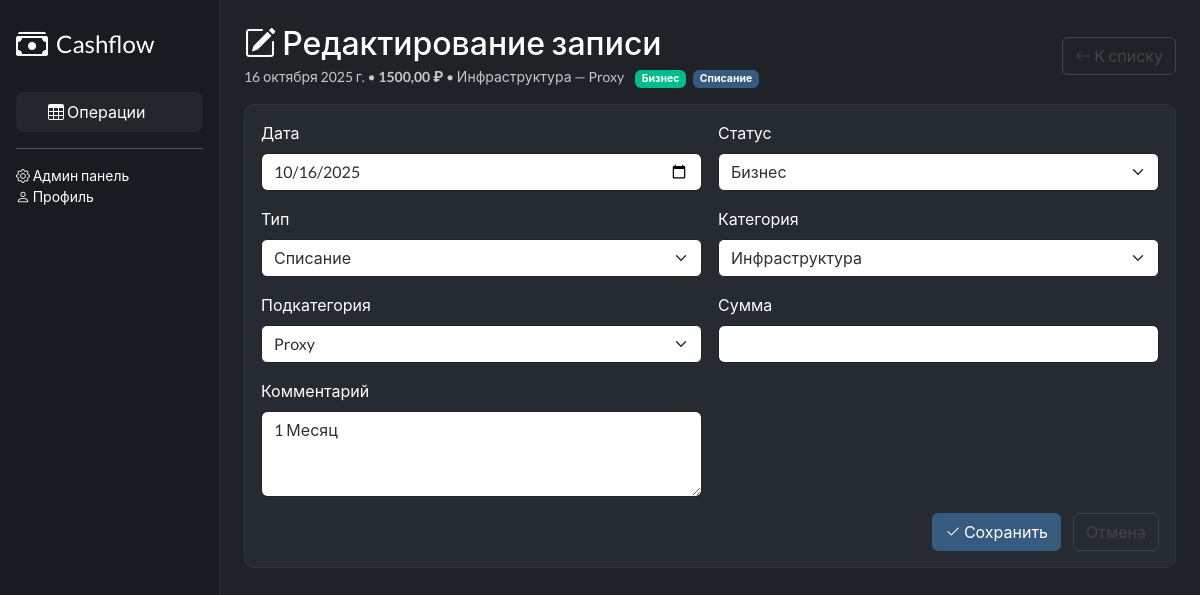
The page /entries/2/edit/ on the database its author committed.
### cashflow/models.py (models this page shows, shortened)
class CashFlowEntry(models.Model):
    created_at = models.DateField(default=timezone.now)
    status = models.ForeignKey(Status, on_delete=models.PROTECT, related_name='entries')
    type = models.ForeignKey(TxType, on_delete=models.PROTECT, related_name='entries')
    category = models.ForeignKey(Category, on_delete=models.PROTECT, related_name='entries')
    subcategory = models.ForeignKey(SubCategory, on_delete=models.PROTECT, related_name='entries')
    amount = models.DecimalField(max_digits=12, decimal_places=2)
    comment = models.TextField(blank=True)
    class Meta:
        ordering = ['-created_at', '-id']
        indexes = [
            models.Index(fields=['created_at']),
            models.Index(fields=['type']),
            models.Index(fields=['category']),
            models.Index(fields=['subcategory']),
        ]

### core/models.py (models this page shows, shortened)
class Category(models.Model):
    name = models.CharField(max_length=120)
    type = models.ForeignKey('TxType', on_delete=models.PROTECT, related_name='categories')
    class Meta:
        unique_together = ('name', 'type')

class SubCategory(models.Model):
    name = models.CharField(max_length=120)
    category = models.ForeignKey('Category', on_delete=models.PROTECT, related_name='subcategories')
    class Meta:
        unique_together = ('name', 'category')

class Status(models.Model):
    name = models.CharField(max_length=100, unique=True)
    slug = models.SlugField(max_length=100, unique=True)

class TxType(models.Model):
    name = models.CharField(max_length=100, unique=True)
    slug = models.SlugField(max_length=100, unique=True)

### config/ui/views.py (the view, shortened to what this page needs)
# urls.py: path('entries/<int:pk>/edit/', entry_edit, name='entry_edit'),
@require_http_methods(['GET', 'POST'])
def entry_edit(request, pk: int):
    entry = get_object_or_404(CashFlowEntry, pk=pk)
    ctx = _base_context()
    ctx['entry'] = entry
    return render(request, 'ui/entry_form.html', ctx)

### config/ui/views.py (called while the page is built)
def _base_context():
    return {
        'types': TxType.objects.order_by('name'),
        'statuses': Status.objects.order_by('name'),
    }

### templates/ui/entry_form.html (shortened to what this page needs)
{% extends "ui/base.html" %}
{% block content %}
<div class="d-flex justify-content-between align-items-center mb-3">
  <div>
    {% if entry %}
      <h3 class="m-0"><i class="bi bi-pencil-square"></i> Редактирование записи</h3>
      <div class="text-muted small mt-1">
        {{ entry.created_at }} • <strong>{{ entry.amount|floatformat:2 }} ₽</strong> •
        {{ entry.category.name }} — {{ entry.subcategory.name }}
        <span class="badge bg-success ms-2">{{ entry.status.name }}</span>
        <span class="badge bg-primary ms-1">{{ entry.type.name }}</span>
      </div>
    {% else %}
      <h3 class="m-0"><i class="bi bi-plus-lg"></i> Новая запись</h3>
    {% endif %}
  </div>
  <a href="{% url 'entries_list' %}" class="btn btn-outline-secondary">
    <i class="bi bi-arrow-left"></i> К списку
  </a>
</div>
<div class="form-wrap">
  <div class="card">
    <div class="card-body">
      <form method="post">
        <div class="form-grid">
          <div>
            <label class="form-label">Дата</label>
            <input type="date" class="form-control" name="created_at"
                   value="{{ entry.created_at|date:'Y-m-d' }}">
          </div>
          <div>
            <label class="form-label">Статус</label>
            <select class="form-select" name="status" required>
              {% for s in statuses %}
                <option value="{{ s.id }}" {% if entry and entry.status_id == s.id %}selected{% endif %}>{{ s.name }}</option>
              {% endfor %}
            </select>
          </div>
          <div>
            <label class="form-label">Тип</label>
            <select id="type-select" class="form-select" name="type" required
                    hx-get="{% url 'hx_categories' %}"
                    hx-target="#category-select"
                    hx-trigger="change"
                    hx-include="#type-select">
              {% for t in types %}
                <option value="{{ t.id }}" {% if entry and entry.type_id == t.id %}selected{% endif %}>{{ t.name }}</option>
              {% endfor %}
            </select>
          </div>
          <div>
            <label class="form-label">Категория</label>
            <select id="category-select" class="form-select" name="category" required
        hx-get="{% url 'hx_subcategories' %}"
        hx-target="#subcategory-select"
        hx-trigger="change"
        hx-include="#category-select">
    {% if entry %}
        {% for c in entry.type.categories.all %}
        <option value="{{ c.id }}" {% if entry.category_id == c.id %}selected{% endif %}>{{ c.name }}</option>
        {% endfor %}
    {% endif %}
    </select>
          </div>
          <div>
            <label class="form-label">Подкатегория</label>
            <select id="subcategory-select" class="form-select" name="subcategory" required>
    {% if entry %}
        {% for s in entry.category.subcategories.all %}
        <option value="{{ s.id }}" {% if entry.subcategory_id == s.id %}selected{% endif %}>{{ s.name }}</option>
        {% endfor %}
    {% endif %}
    </select>
          </div>
          <div>
            <label class="form-label">Сумма</label>
            <input type="number" class="form-control" step="0.01" min="0" name="amount"
                   value="{{ entry.amount }}">
          </div>
          <div class="grid-col-span-2">
            <label class="form-label">Комментарий</label>
            <textarea class="form-control" name="comment" rows="3">{{ entry.comment }}</textarea>
          </div>
        </div>
        <div class="actions mt-3">
          <button type="submit" class="btn btn-primary"><i class="bi bi-check2"></i> Сохранить</button>
          <a href="{% url 'entries_list' %}" class="btn btn-outline-secondary">Отмена</a>
        </div>
      </form>
    </div>
  </div>
</div>
{% endblock %}

### templates/ui/base.html (style rules this page uses)
html, body { width: 100%; overflow-x: hidden; }
body { background: #1f2227; }
.card { background: #262a31; border: 1px solid #2f3540; border-radius: 10px; }
.card { display: flex; flex-direction: column; height: 100%; }
.card-body { flex: 1 1 auto; }

### templates/ui/entry_form.html (style rules this page uses)
.form-wrap { max-width: 980px; }
.form-grid { display: grid; gap: 16px; grid-template-columns: 1fr 1fr; }
.card { background: #262a31; border: 1px solid #2f3540; border-radius: 10px; }
.card-body { padding: 16px; }
.actions { display: flex; gap: 12px; justify-content: flex-end; }

### rows shown on the page
CashFlowEntry: created_at "16 октября 2025 г.", amount "1500,00", category.name "Инфраструктура", subcategory.name "Proxy", status.name "Бизнес", type.name "Списание", created_at "10/16/2025", status "Бизнес", type "Списание", category "Инфраструктура", subcategory "Proxy", comment "1 Месяц"
